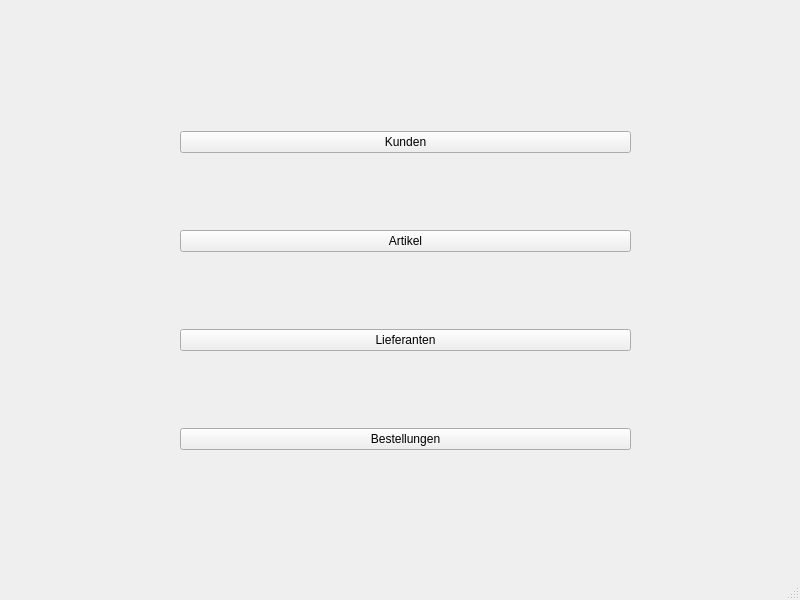
<?xml version="1.0" encoding="UTF-8"?>
<ui version="4.0">
 <class>MainWindow</class>
 <widget class="QMainWindow" name="MainWindow">
  <property name="geometry">
   <rect>
    <x>0</x>
    <y>0</y>
    <width>800</width>
    <height>600</height>
   </rect>
  </property>
  <property name="windowTitle">
   <string>MainWindow</string>
  </property>
  <widget class="QWidget" name="centralwidget">
   <widget class="QWidget" name="verticalLayoutWidget">
    <property name="geometry">
     <rect>
      <x>180</x>
      <y>60</y>
      <width>451</width>
      <height>461</height>
     </rect>
    </property>
    <layout class="QVBoxLayout" name="verticalLayout">
     <item>
      <widget class="QPushButton" name="overview_kunden">
       <property name="text">
        <string>Kunden</string>
       </property>
      </widget>
     </item>
     <item>
      <widget class="QPushButton" name="overview_artikel">
       <property name="text">
        <string>Artikel</string>
       </property>
      </widget>
     </item>
     <item>
      <widget class="QPushButton" name="overview_lieferanten">
       <property name="text">
        <string>Lieferanten</string>
       </property>
      </widget>
     </item>
     <item>
      <widget class="QPushButton" name="overview_bestellungen">
       <property name="text">
        <string>Bestellungen</string>
       </property>
      </widget>
     </item>
    </layout>
   </widget>
  </widget>
  <widget class="QMenuBar" name="menubar">
   <property name="geometry">
    <rect>
     <x>0</x>
     <y>0</y>
     <width>800</width>
     <height>25</height>
    </rect>
   </property>
  </widget>
  <widget class="QStatusBar" name="statusbar"/>
 </widget>
 <resources/>
 <connections/>
</ui>
